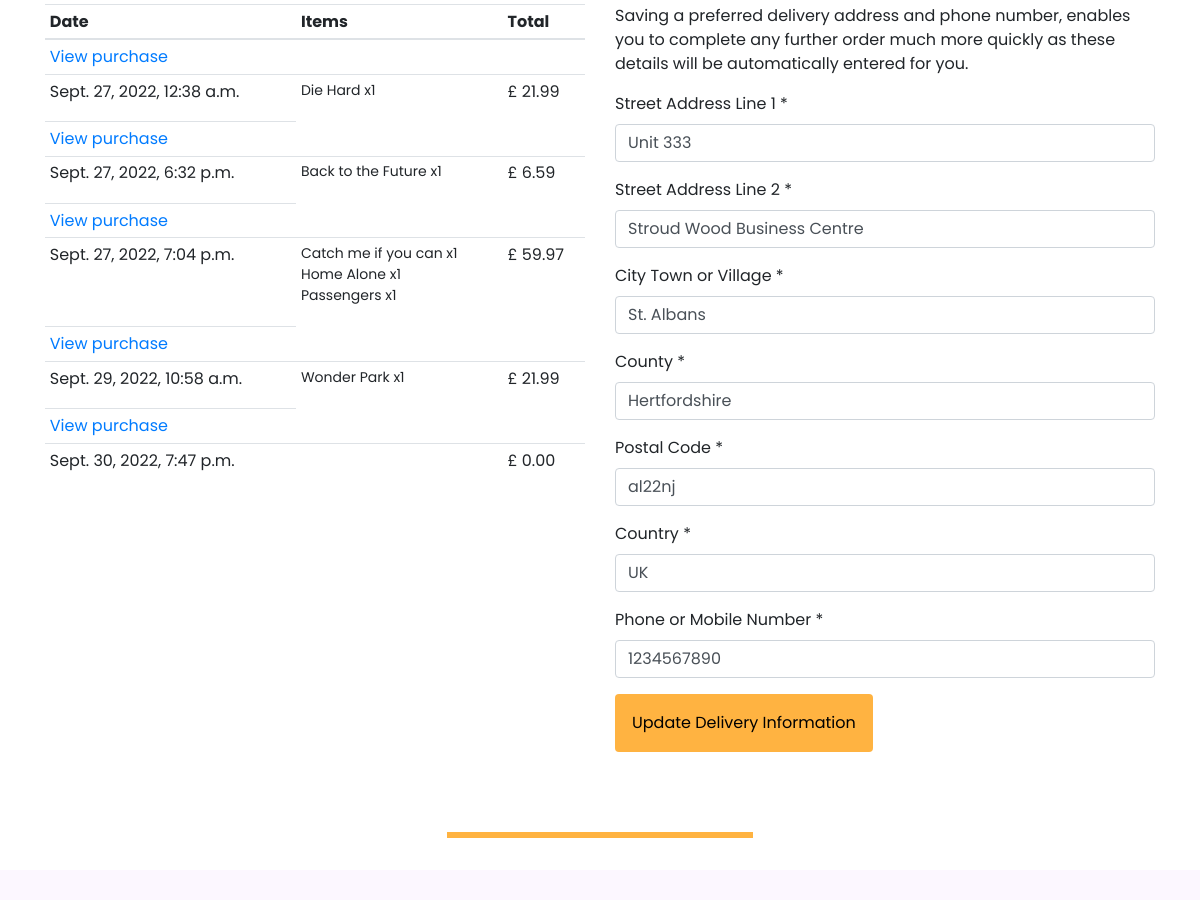
The page /profile/ (signed in, middle part) on the database as committed earlier.
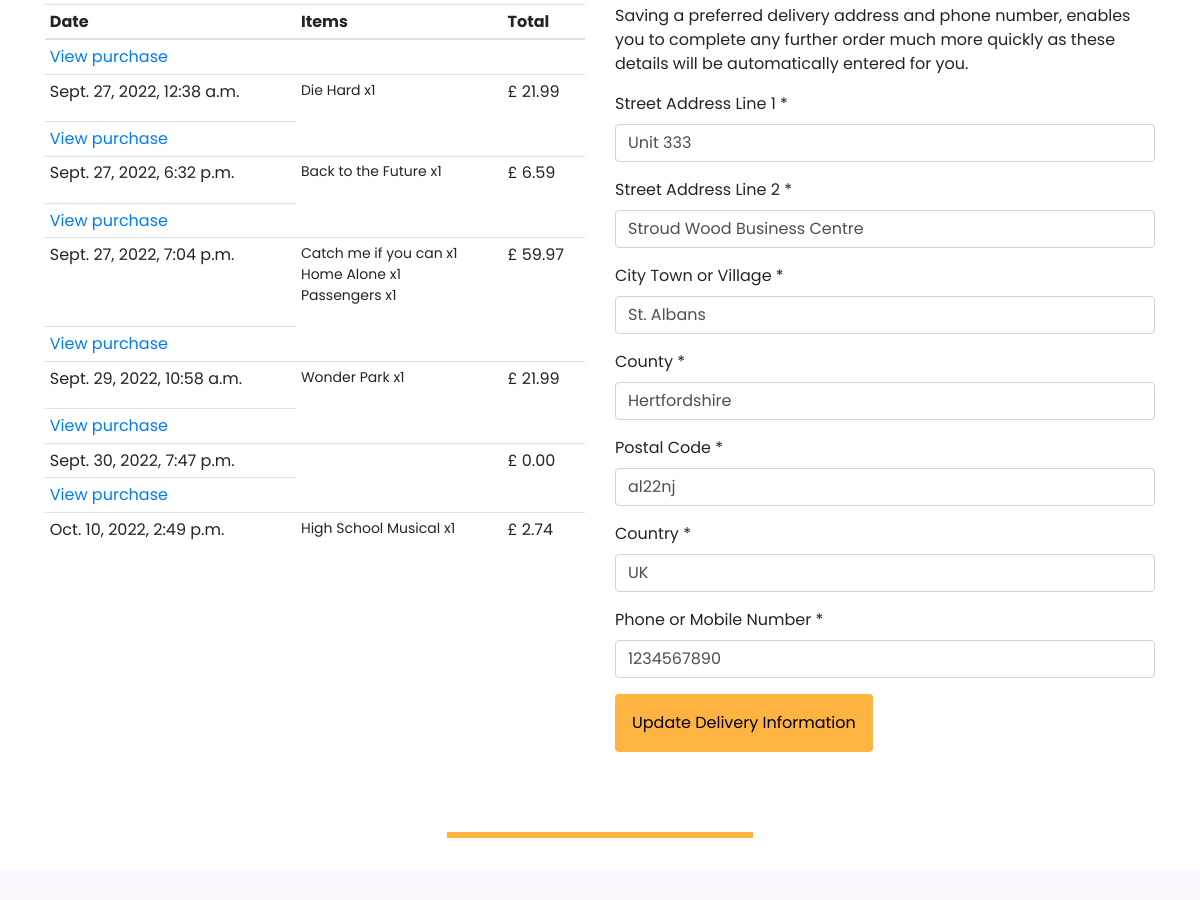
The same page on the database as committed later.
### purchase/models.py (models this page shows, shortened)
class Order(models.Model):
    order_number = models.CharField(max_length=32, null=False, editable=False)
    profile = models.ForeignKey(UserProfile, on_delete=models.SET_NULL, null=True, blank=True, related_name='orders')
    date = models.DateTimeField(auto_now_add=True)
    full_name = models.CharField(max_length=50, null=False, blank=False)
    email = models.EmailField(max_length=254, null=False, blank=False)
    phone_number = models.CharField(max_length=20, null=False, blank=False)
    country = models.CharField(max_length=40, null=False, blank=False, default='UK')
    postcode = models.CharField(max_length=20, null=True, blank=True)
    town_or_city = models.CharField(max_length=40, null=False, blank=False)
    street_address1 = models.CharField(max_length=80, null=False, blank=False)
    street_address2 = models.CharField(max_length=80, null=True, blank=True)
    county = models.CharField(max_length=80, null=True, blank=True)
    delivery_cost = models.DecimalField(max_digits=6, decimal_places=2, null=False, default=0)
    order_total = models.DecimalField(max_digits=10, decimal_places=2, null=False, default=0)
    grand_total = models.DecimalField(max_digits=10, decimal_places=2, null=False, default=0)
    original_basket = models.TextField(null=False, blank=False, default='')
    stripe_pid = models.CharField(max_length=254, null=False, blank=False, default='')

class OrderLineItem(models.Model):
    order = models.ForeignKey(Order, null=False, blank=False, on_delete=models.CASCADE, related_name='lineitems')
    product = models.ForeignKey(Product, null=False, blank=False, on_delete=models.CASCADE)
    grade = models.CharField(max_length=6, null=True, blank=True)  # NEW-A, USED-A
    quantity = models.IntegerField(null=False, blank=False, default=0)
    lineitem_total = models.DecimalField(max_digits=6, decimal_places=2, null=False, blank=False, editable=False)

### products/models.py (models this page shows, shortened)
class Product(models.Model):
    category = models.ForeignKey(
        'Category', null=True, blank=True, on_delete=models.SET_NULL)
    sku = models.CharField(max_length=254, null=True, blank=True)
    name = models.CharField(max_length=254)
    description = models.TextField()
    price = models.DecimalField(max_digits=6, decimal_places=2)
    actors = models.CharField(max_length=254, null=True, blank=True)
    grade_info = models.CharField(max_length=100, null=True, blank=True)
    format = models.CharField(max_length=50, null=True, blank=True)
    directed_by = models.CharField(max_length=254, null=True, blank=True)
    certificate = models.CharField(max_length=5, null=True, blank=True)
    no_discs = models.CharField(max_length=50, null=True, blank=True)
    duration = models.CharField(max_length=50, null=True, blank=True)
    imdbrating = models.DecimalField(
        max_digits=6, decimal_places=1, null=True, blank=True)
    image_url = models.URLField(max_length=1024, null=True, blank=True)
    image = models.ImageField(null=True, blank=True)

### profiles/views.py (the view)
# urls.py: path('profile/', include('profiles.urls')),
@login_required
def profile(request):
    profile = get_object_or_404(UserProfile, user=request.user)
    if request.method == 'POST':
        form = ProfileForm(request.POST, instance=profile)
        if form.is_valid():
            form.save()
            messages.success(request, 'Profile information \
                was successfully updated')
        else:
            messages.error(request, 'Unfortunately the update \
                faile, Please ensure all required fields are \
                    filled out correctly.')
    else:
        form = ProfileForm(instance=profile)
    orders = profile.orders.all()
    template = 'profiles/user_profile.html'
    context = {
        'profile': profile,
        'form': form,
        'orders': orders,
        'on_profile_page': True,
    }
    return render(request, template, context)

### profiles/forms.py
class ProfileForm(forms.ModelForm):
    class Meta:
        model = UserProfile
        exclude = ('user',)
    def __init__(self, *args, **kwargs):
        super().__init__(*args, **kwargs)
        placeholders = {
            'default_phone_number': 'Phone or Mobile Number',
            'default_street_address1': 'Street Address Line 1',
            'default_street_address2': 'Street Address Line 2',
            'default_town_or_city': 'City Town or Village',
            'default_postcode': 'Postal Code',
            'default_county': 'County',
            'default_country': 'Country',
        }
        for field in self.fields:
            if self.fields[field].required:
                placeholder = f'{placeholders[field]} *'
            else:
                placeholder = placeholders[field]
            self.fields[field].widget.attrs['placeholder'] = placeholder
            self.fields[field].widget.attrs['class'] = 'input-profile'
            self.fields[field].label = f'{placeholders[field]} *'

### profiles/models.py (called while the page is built)
    def __str__(self):
        return self.user.username

### profiles/templates/profiles/user_profile.html (shortened to what this page needs)
{% extends "base.html" %}
{% load static %}
{% block content %}
    <div class="container">
        <div class="row">
            <div class="col-sm-12 col-md-6 mb-5">
                <div class="past-orders-table">
                    <table class="table table-sm">
                        <thead>
                            <tr>
                                <th>Date</th>
                                <th>Items</th>
                                <th>Total</th>
                            </tr>
                        </thead>
                        <tbody>
                            {% for order in orders %}
                                <tr>
                                    <td>
                                        <a href="{% url 'order_history' order.order_number %}">View purchase</a>
                                    </td>
                                </tr>
                                <tr>
                                    <td>{{ order.date }}</td>
                                    <td>
                                        <ul class="list-unstyled">
                                            {% for item in order.lineitems.all %}
                                                <li class="small">
                                                    {{ item.product.name }} x{{ item.quantity }}
                                                </li>
                                            {% endfor %}
                                        </ul>
                                    </td>
                                    <td>£ {{ order.grand_total }}</td>
                                </tr>
                            {% endfor %}
                        </tbody>
                    </table>
                </div>
            </div>
            <div class="col-sm-12 col-md-6 mb-5">
                <p>Saving a preferred delivery address and phone number, enables you to complete any further order much more quickly as these details will be automatically entered for you.</p>
                <form class="mt-3" action="{% url 'profile' %}" method="POST" id="profile-update-form">
                    {{ form|crispy }}
                    <button class="btn basket-link p-3">Update Delivery Information</button>
                </form>
            </div>
        </div>
    </div>
    {% if request.user.is_superuser %}
        {% include 'profiles/includes/administration_area.html' %}
    {% else %}
        {% include 'includes/page_sections/promotion_section.html' %}
    {% endif %}
{% endblock content %}

Rows that differ between the two databases and show on the page:
added Order: date "Oct. 10, 2022, 2:49 p.m.", grand_total "2.74"
added OrderLineItem: product.name "High School Musical", quantity "1", shown under "Oct. 10, 2022, 2:49 p.m."
